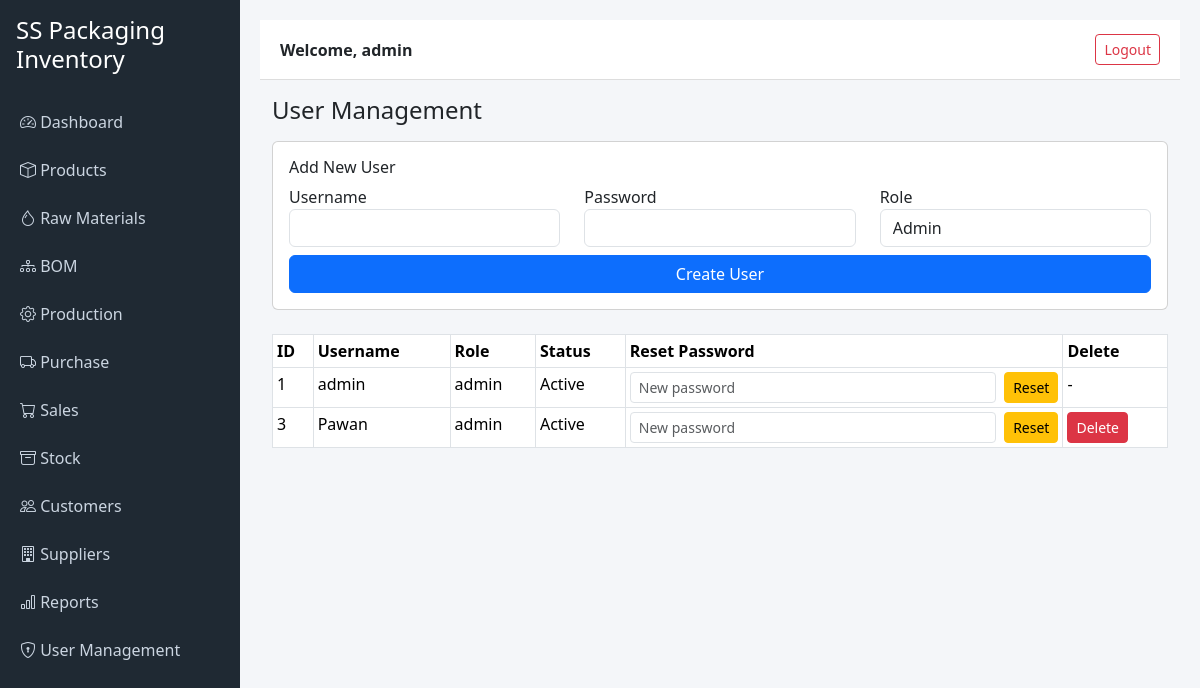
The page /users (signed in) on the database as committed earlier.
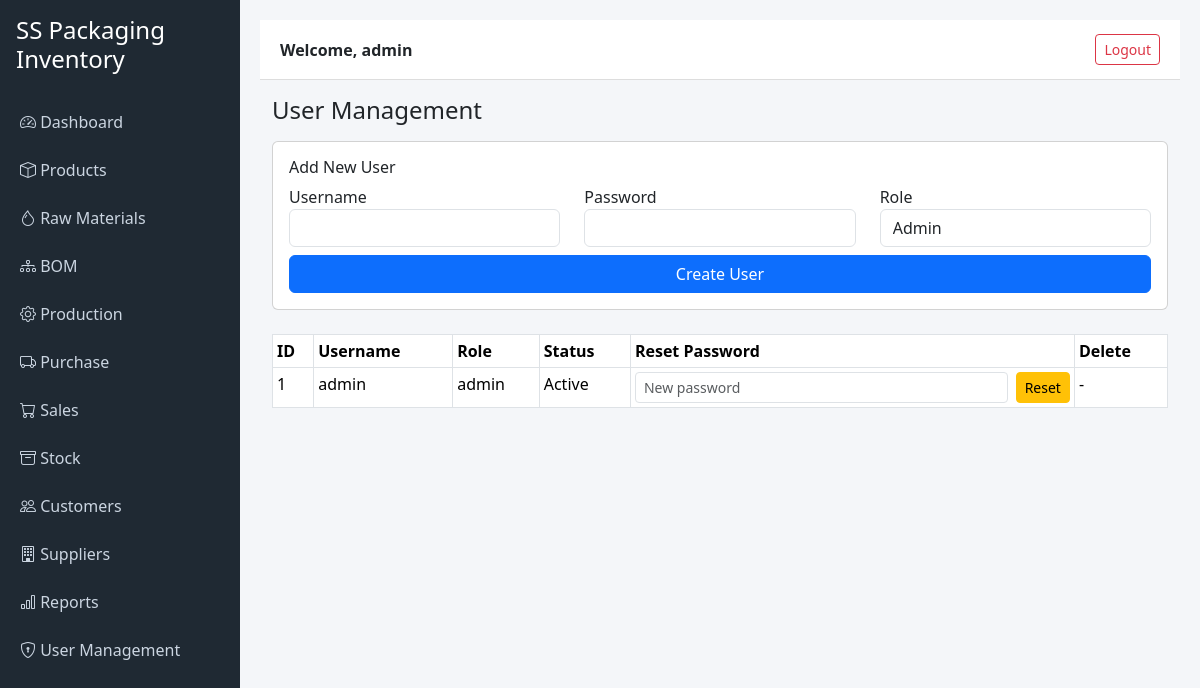
The same page on the database as committed later.
### tables this page shows
CREATE TABLE users (
    id INTEGER PRIMARY KEY AUTOINCREMENT,
    username TEXT UNIQUE,
    password TEXT,
    role TEXT
, is_active INTEGER DEFAULT 1);

### app.py (the view, shortened to what this page needs)
@app.route("/users", methods=["GET", "POST"])
@login_required(role="admin")
def users():
    conn = get_db_connection()
    error = None
    users = conn.execute("""
        SELECT id, username, role, is_active
        FROM users
        ORDER BY id
    """).fetchall()
    conn.close()
    return render_template("users.html", users=users, error=error)

### app.py (called while the page is built)
def get_db_connection():
    base_dir = os.path.dirname(os.path.abspath(__file__))
    db_path = os.path.join(base_dir, "inventory.db")
    conn = sqlite3.connect(db_path)
    conn.row_factory = sqlite3.Row
    return conn

def login_required(role=None):
    def wrapper(f):
        @wraps(f)
        def decorated_function(*args, **kwargs):
            if "user_id" not in session:
                return redirect("/login")
            if role:
                user_role = session.get("role")
                if isinstance(role, list):
                    if user_role not in role:
                        return "Access Denied", 403
                else:
                    if user_role != role:
                        return "Access Denied", 403
            return f(*args, **kwargs)
        return decorated_function
    return wrapper

### templates/users.html (shortened to what this page needs)
{% extends "base.html" %}
{% block content %}
<h4 class="mb-3">User Management</h4>
<form method="post" class="card p-3 mb-4">
    <h6>Add New User</h6>
    <div class="row mb-2">
        <div class="col-md-4">
            <label>Username</label>
            <input type="text" name="username" class="form-control" required>
        </div>
        <div class="col-md-4">
            <label>Password</label>
            <input type="text" name="password" class="form-control" required>
        </div>
        <div class="col-md-4">
            <label>Role</label>
            <select name="role" class="form-control" required>
                <option value="admin">Admin</option>
            </select>
        </div>
    </div>
    <button class="btn btn-primary">Create User</button>
</form>
<table class="table table-bordered table-sm">
    <tr>
        <th>ID</th>
        <th>Username</th>
        <th>Role</th>
        <th>Status</th>
        <th>Reset Password</th>
        <th>Delete</th>
    </tr>
    {% for u in users %}
    <tr>
        <td>{{ u.id }}</td>
        <td>{{ u.username }}</td>
        <td>{{ u.role }}</td>
        <td>
            {% if u.is_active == 1 %}
                Active
            {% else %}
                Inactive
            {% endif %}
        </td>
        <td>
            <form method="post" action="/users/reset_password/{{ u.id }}" class="d-flex">
                <input type="text" name="new_password" class="form-control form-control-sm me-2" placeholder="New password" required>
                <button class="btn btn-sm btn-warning">Reset</button>
            </form>
        </td>
        <td>
            {% if u.id != session.user_id %}
            <a href="/users/delete/{{ u.id }}" class="btn btn-sm btn-danger" onclick="return confirm('Delete this user?')">Delete</a>
            {% else %}
            -
            {% endif %}
        </td>
    </tr>
    {% endfor %}
</table>
{% endblock %}

Rows that differ between the two databases and show on the page:
removed users: id "3", username "Pawan", role "admin", is_active "Active"
